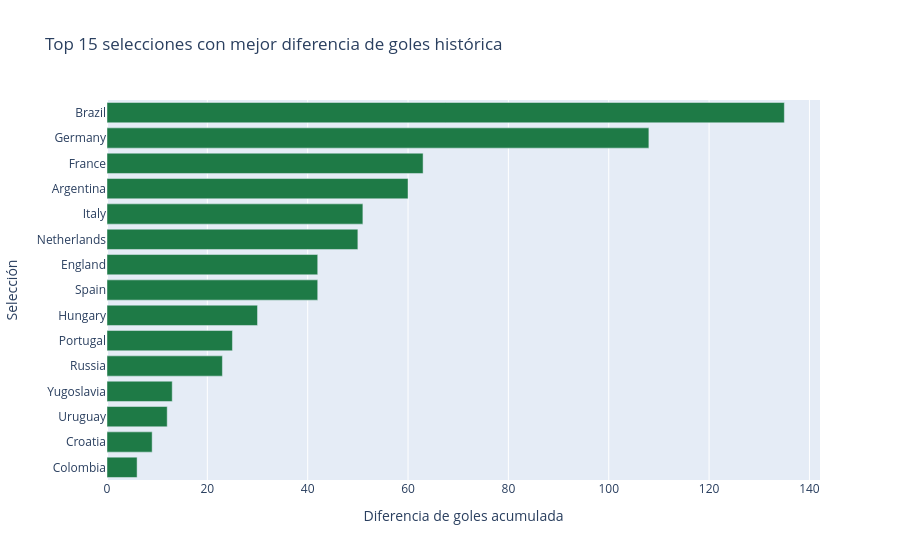

The notebook cell saved with this chart:
### Markdown cell above
## ¿Qué selección tiene la mejor diferencia de goles histórica?

### Code cell
viz.top_equipos_goleadores(top_n=15).show()

### Figure 1 — Plotly figure (JSON) as saved in the notebook; plotly's stock layout.template omitted (floating-point values rounded to 4 significant figures)
{"data": [{"hovertemplate": "Diferencia de goles acumulada=%{x}<br>Selección=%{y}<extra></extra>", "legendgroup": "", "marker": {"color": "#1E7A46", "pattern": {"shape": ""}}, "name": "", "orientation": "h", "showlegend": false, "textposition": "auto", "type": "bar", "x": [135.0, 108.0, 63.0, 60.0, 51.0, 50.0, 42.0, 42.0, 30.0, 25.0, 23.0, 13.0, 12.0, 9.0, 6.0], "xaxis": "x", "y": ["Brazil", "Germany", "France", "Argentina", "Italy", "Netherlands", "Spain", "England", "Hungary", "Portugal", "Russia", "Yugoslavia", "Uruguay", "Croatia", "Colombia"], "yaxis": "y"}], "layout": {"barmode": "relative", "legend": {"tracegroupgap": 0}, "title": {"text": "Top 15 selecciones con mejor diferencia de goles histórica"}, "xaxis": {"anchor": "y", "domain": [0.0, 1.0], "title": {"text": "Diferencia de goles acumulada"}}, "yaxis": {"anchor": "x", "categoryorder": "total ascending", "domain": [0.0, 1.0], "title": {"text": "Selección"}}}}
